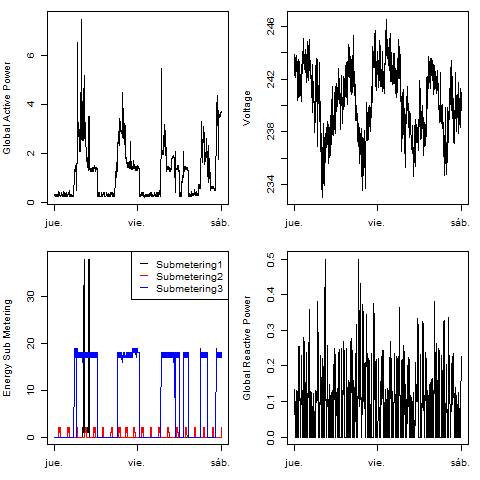

R code for this plot:
png(filename = "plot4.png")
par(mfcol = c(2,2), mar = c(3,4,1,1))
#1
plot(data$Time, data$Globalactivepower, type = "l", ylab = "Global Active Power", xlab = "")
#2
plot(data$Time, data$Submetering1, type = "l", xlab = "", ylab = "Energy Sub Metering")
lines(data$Time, data$Submetering2, col = "red")
lines(data$Time, data$Submetering3, col = "blue")
legend("topright", lty = 1, col = c("black", "red", "blue"), 
       legend = c("Submetering1", "Submetering2", "Submetering3"), seg.len = .8, cex = 1)
#3
plot(data$Time, data$Voltage, xlab = "datetime", ylab = "Voltage", type = "l")

#4
plot(data$Time, data$Globalreactivepower, xlab = "datetime", ylab = "Global Reactive Power", 
     type = "l")
dev.off()
